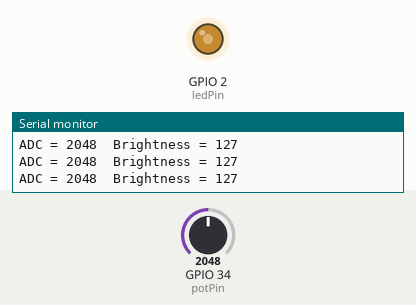
This sketch was run on a simulated ESP32. Parts: output pins drawn as LEDs (lit = HIGH), the last lines printed to the serial monitor. Inputs (shaded band) come from the test bench; at power-on: GPIO 34 (potPin) = 2048.

Above: at 1.2 s.
1.3 s: GPIO 34 (potPin) set to 2866
At 2.0 s:
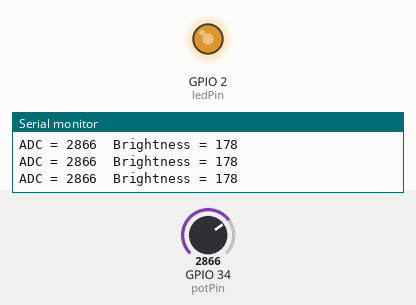
2.8 s: GPIO 34 (potPin) set to 3603
At 3.3 s:
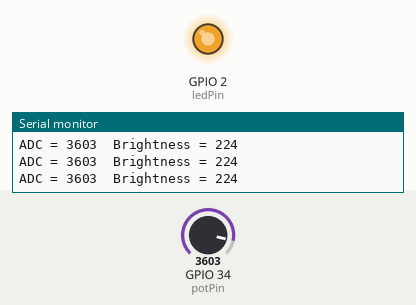
4.3 s: GPIO 34 (potPin) set to 491
At 5.5 s:
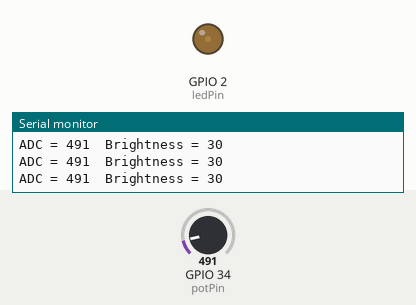
5.8 s: GPIO 34 (potPin) set to 0
At 7.0 s:
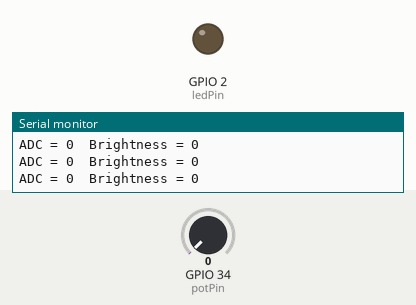
7.3 s: GPIO 34 (potPin) set to 2047
At 8.2 s:
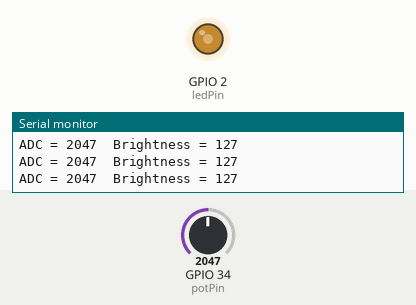
Timing chart, 0 to 9.8 s (numbered marks = the images above; inputs shaded):
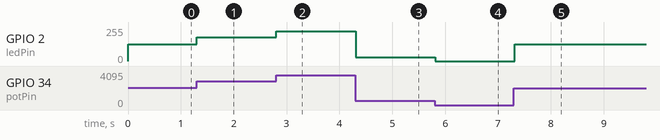

Measured:
- after the input at 1.3 s, GPIO 2 (ledPin): 127/255 → 177/255 at once
- after the input at 2.8 s, GPIO 2 (ledPin): 177/255 → 223/255 at once
- after the input at 4.3 s, GPIO 2 (ledPin): 223/255 → 30/255 at once
- after the input at 5.8 s, GPIO 2 (ledPin): 30/255 → 0/255 at once
- after the input at 7.3 s, GPIO 2 (ledPin): 0/255 → 127/255 at once

The sketch:

PWM.ino
```cpp
const int potPin = 34;
const int ledPin = 2;

void setup()
{
  Serial.begin(115200);

  // Attach LED pin to PWM
  ledcAttach(ledPin, 5000, 8);
}

void loop()
{
  int sensorValue = analogRead(potPin);

  int brightness = map(sensorValue, 0, 4095, 0, 255);

  ledcWrite(ledPin, brightness);

  Serial.print("ADC = ");
  Serial.print(sensorValue);

  Serial.print("  Brightness = ");
  Serial.println(brightness);

  delay(20);
}
```
